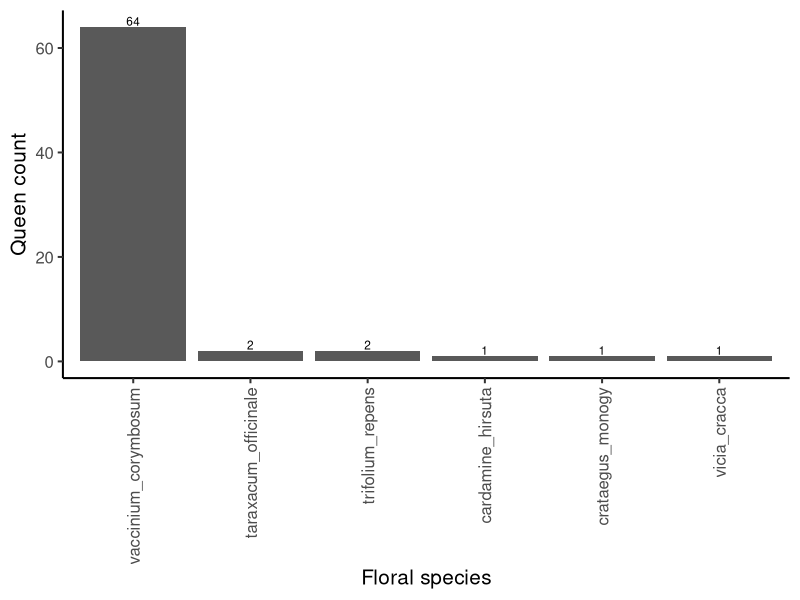
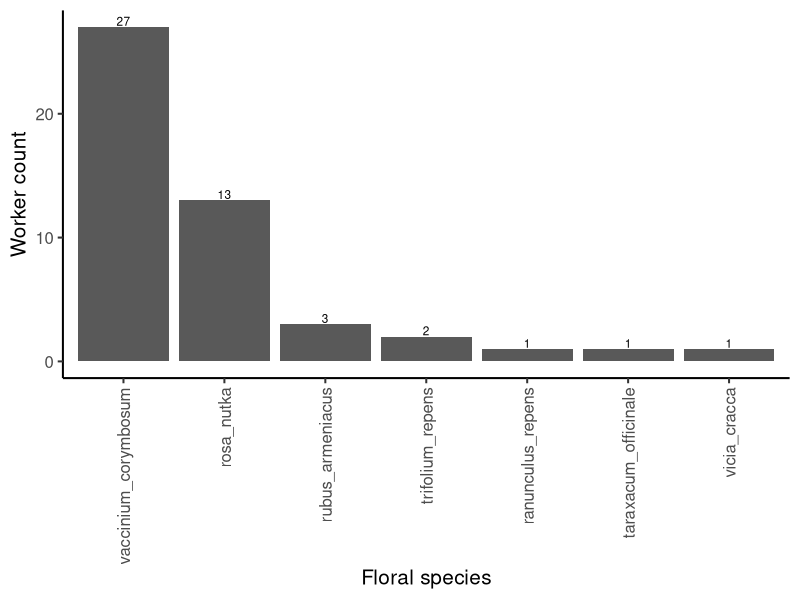
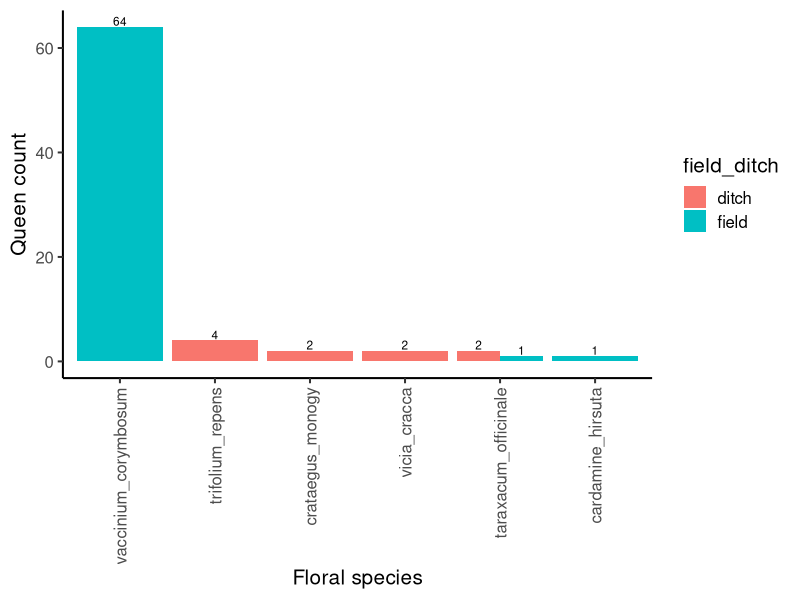
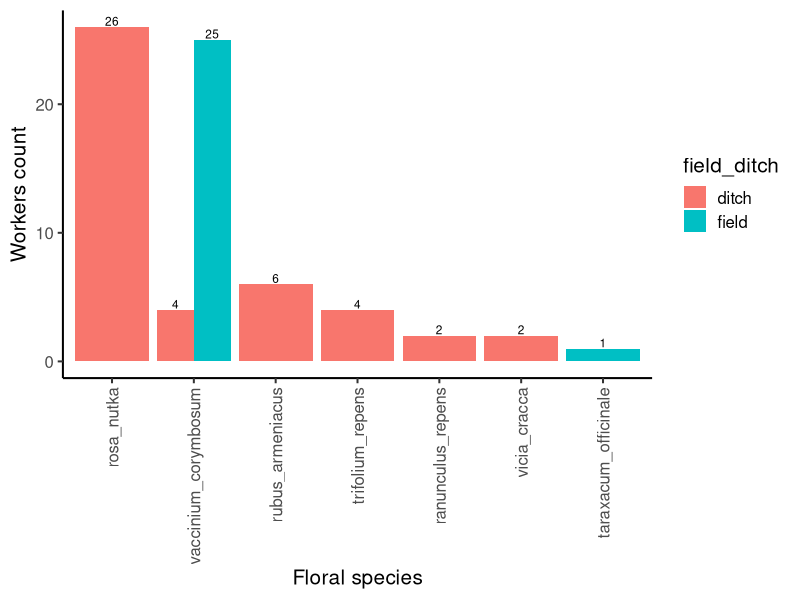
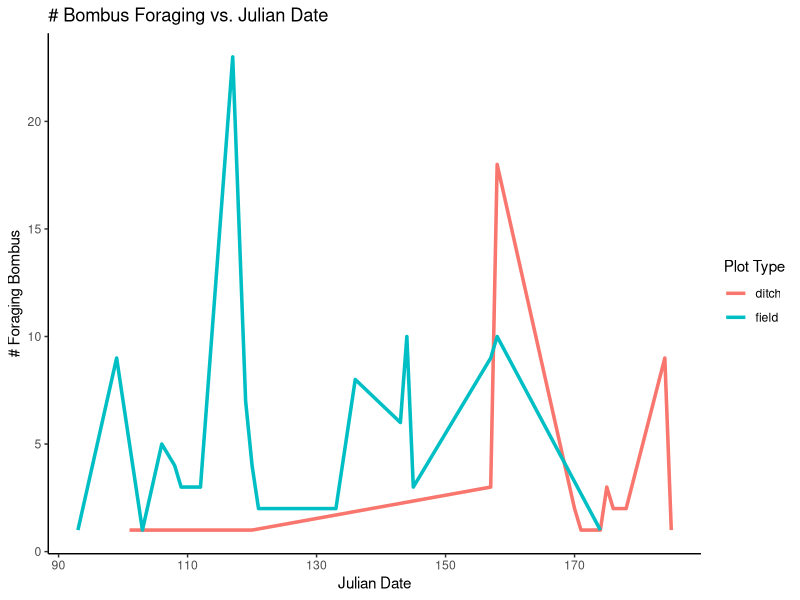
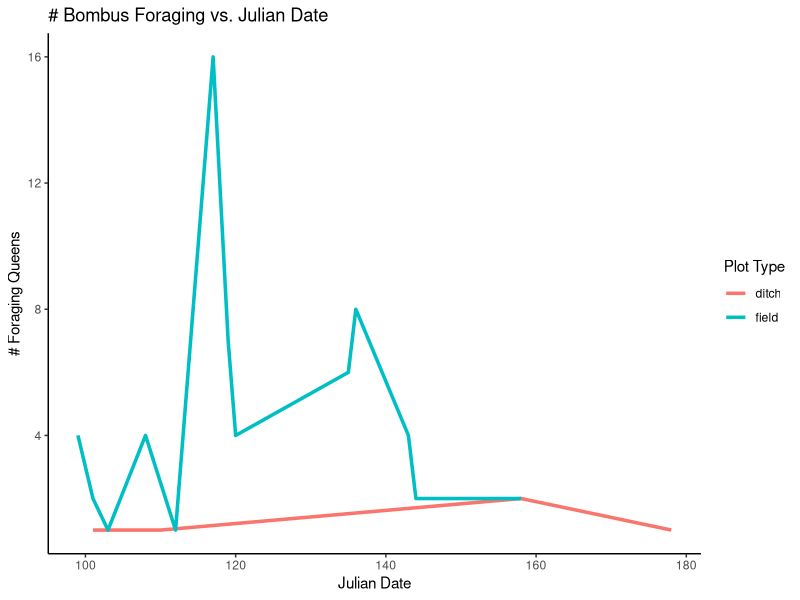
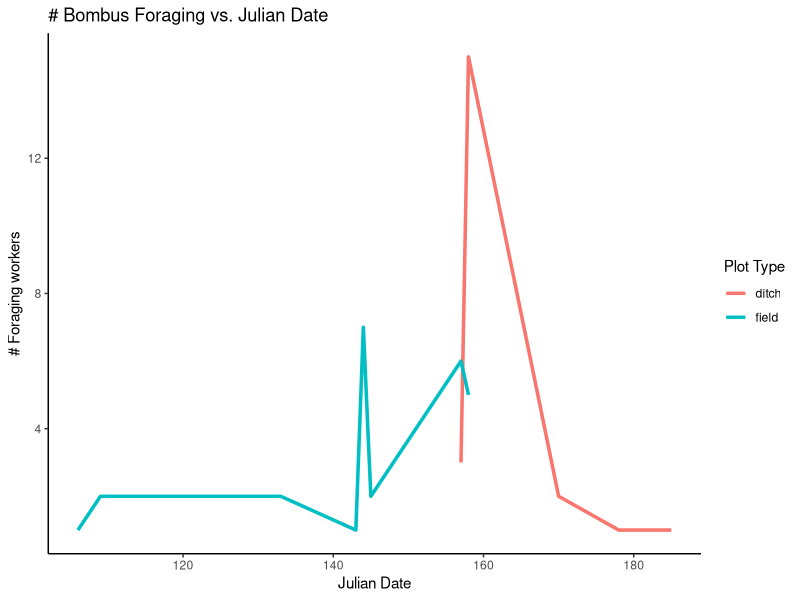
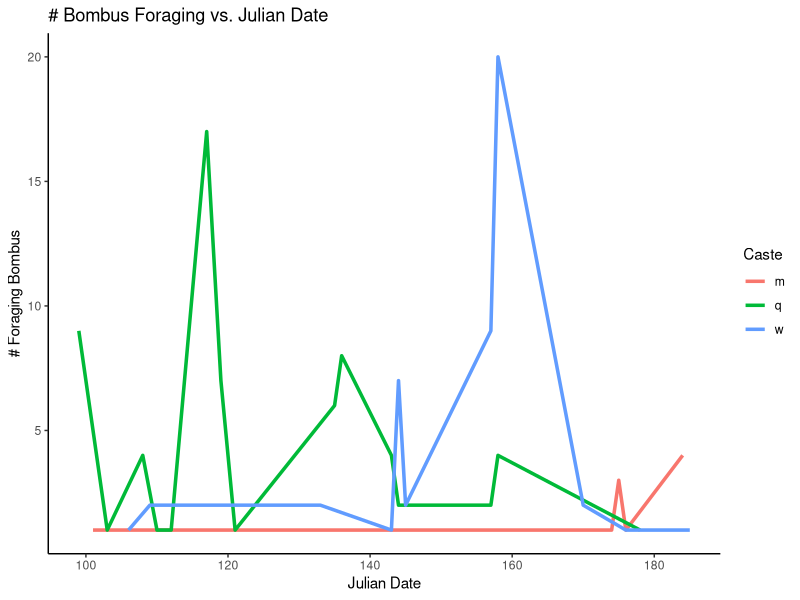

The R source for these figures, in order:
## ---- chunk 1
knitr::opts_chunk$set(echo = TRUE)
knitr::opts_knit$set(root.dir = "~/Library/CloudStorage/OneDrive-UBC/MSc/12_analysis/rodent-bee-blueberry")
## ---- chunk 2
#load packages
library(ggplot2) #for plots
library(dplyr) #for working with dataframes
library(tidyr) #for working with datasets
library(lme4) #for mixed effects models
library(ggpubr) #for adding significance asterisks to graph
library(stringr)
library(lubridate)

#read in data
data <- read.csv("06_cleandata/combined_plot_data.csv")
rodent <- read.csv("06_cleandata/rodent_clean.csv")

#change character columns to factors
data <- data %>%
   mutate(
     site_id = as.factor(site_id),
     round = as.factor(round),
     plot_id = as.factor(plot_id),
     bee_date = as.Date(bee_date),
     area = as.factor(area))

#add column for ditch vs field
##in overall data
data <- data %>%
  mutate(field_ditch = case_when(
    str_detect(plot_id, "p1|p2") ~ "field",
    str_detect(plot_id, "d") ~ "ditch",
    TRUE ~ NA_character_
  ))

##in rodent data
rodent <- rodent %>%
  mutate(field_ditch = case_when(
    str_detect(plot_id, "p1|p2") ~ "field",
    str_detect(plot_id, "d") ~ "ditch",
    TRUE ~ NA_character_
  ))
## ---- chunk 3
bee <- read.csv("06_cleandata/bee_clean.csv")
##add ditch vs field column
bee <- bee %>%
  mutate(field_ditch = case_when(
    str_detect(plot_id, "p1|p2") ~ "field",
    str_detect(plot_id, "d") ~ "ditch",
    TRUE ~ NA_character_
  ))


#add column for julian date
bee$julian.date <- yday(bee$date)

#filter to queens and workers
queens <- bee %>%
  filter(caste == "q", flower_species != "" & !is.na(flower_species))
workers <- bee %>%
  filter(caste == "w", flower_species != "" & !is.na(flower_species))
## ---- chunk 4
queens %>%
  count(flower_species, name = "count") %>%
  mutate(flower_species = reorder(flower_species, -count)) %>%
  ggplot(aes(flower_species, count)) +
  geom_bar(stat = "identity") +
  geom_text(aes(label = count), vjust = -0.15, size = 3) +
  theme_classic(base_size = 15) +
  xlab("Floral species") +
  ylab("Queen count") +
  theme(axis.text.x = element_text(angle = 90, vjust = 0.5, hjust = 1))
## ---- chunk 5
workers %>%
  count(flower_species, name = "count") %>%
  mutate(flower_species = reorder(flower_species, -count)) %>%
  ggplot(aes(flower_species, count)) +
  geom_bar(stat = "identity") +
  geom_text(aes(label = count), vjust = -0.15, size = 3) +
  theme_classic(base_size = 15) +
  xlab("Floral species") +
  ylab("Worker count") +
  theme(axis.text.x = element_text(angle = 90, vjust = 0.5, hjust = 1))
## ---- chunk 6
queens %>%
  count(flower_species, field_ditch, name = "count") %>%
  mutate(adjusted_count = case_when( ##adjust count for sampling effort (2x as many field plots as ditch plots)
    field_ditch == "field" ~ count * 1,
    field_ditch == "ditch" ~ count * 2
  )) %>%
  mutate(flower_species = reorder(flower_species, -adjusted_count)) %>%
  ggplot(aes(flower_species, adjusted_count, fill = field_ditch)) +
  geom_bar(stat = "identity", position = "dodge") +
  geom_text(aes(label = adjusted_count), 
            position = position_dodge(width = 0.9),
            vjust = -0.15, 
            size = 3) +
  theme_classic(base_size = 15) +
  xlab("Floral species") +
  ylab("Queen count") +
  theme(axis.text.x = element_text(angle = 90, vjust = 0.5, hjust = 1))
## ---- chunk 7
workers %>%
  count(flower_species, field_ditch, name = "count") %>%
  mutate(adjusted_count = case_when( ##adjust count for sampling effort (2x as many field plots as ditch plots)
    field_ditch == "field" ~ count * 1,
    field_ditch == "ditch" ~ count * 2
  )) %>%
  mutate(flower_species = reorder(flower_species, -adjusted_count)) %>%
  ggplot(aes(flower_species, adjusted_count, fill = field_ditch)) +
  geom_bar(stat = "identity", position = "dodge") +
  geom_text(aes(label = adjusted_count), 
            position = position_dodge(width = 0.9),
            vjust = -0.15, 
            size = 3) +
  theme_classic(base_size = 15) +
  xlab("Floral species") +
  ylab("Workers count") +
  theme(axis.text.x = element_text(angle = 90, vjust = 0.5, hjust = 1))
## ---- chunk 8

# Step 1: Filter and summarize data
foraging_summary <- bee %>%
  filter(behaviour == "foraging") %>%
  count(julian.date, field_ditch, name = "n_foraging")

# Step 2: Plot
ggplot(foraging_summary, aes(x = julian.date, y = n_foraging, color = field_ditch)) +
  geom_line(size = 1.2) +
  labs(
    title = "# Bombus Foraging vs. Julian Date",
    x = "Julian Date",
    y = "# Foraging Bombus",
    color = "Plot Type"
  ) +
  theme_classic()
## ---- chunk 9
# Step 1: Filter and summarize data
foraging_queen_summary <- queens %>%
  filter(behaviour == "foraging") %>%
  count(julian.date, field_ditch, name = "n_foraging")

# Step 2: Plot
ggplot(foraging_queen_summary, aes(x = julian.date, y = n_foraging, color = field_ditch)) +
  geom_line(size = 1.2) +
  labs(
    title = "# Bombus Foraging vs. Julian Date",
    x = "Julian Date",
    y = "# Foraging Queens",
    color = "Plot Type"
  ) +
  theme_classic()
## ---- chunk 10
# Step 1: Filter and summarize data
foraging_worker_summary <- workers %>%
  filter(behaviour == "foraging") %>%
  count(julian.date, field_ditch, name = "n_foraging")

# Step 2: Plot
ggplot(foraging_worker_summary, aes(x = julian.date, y = n_foraging, color = field_ditch)) +
  geom_line(size = 1.2) +
  labs(
    title = "# Bombus Foraging vs. Julian Date",
    x = "Julian Date",
    y = "# Foraging workers",
    color = "Plot Type"
  ) +
  theme_classic()
## ---- chunk 11
# Step 1: Filter and summarize data
foraging_caste_summary <- bee %>%
  filter(behaviour == "foraging") %>%
  filter(caste != "")%>%
  count(julian.date, caste, name = "n_foraging")

# Step 2: Plot
ggplot(foraging_caste_summary, aes(x = julian.date, y = n_foraging, color = caste)) +
  geom_line(size = 1.2) +
  labs(
    title = "# Bombus Foraging vs. Julian Date",
    x = "Julian Date",
    y = "# Foraging Bombus",
    color = "Caste"
  ) +
  theme_classic()
## ---- chunk 12
#load data
floral <- read.csv("06_cleandata/floral_clean.csv")

#add column for julian date
floral$julian.date <- yday(floral$date)

# Step 1: Filter and summarize data
vaco_summary <- floral %>%
  filter(flower_code == "vaco") %>%
  group_by(julian.date) %>%
  summarise(vaco_abun = sum(abundance), .groups = "drop") 

# Step 2: Plot
ggplot(vaco_summary, aes(x = julian.date, y = vaco_abun)) +
  geom_line(size = 1.2) +
  labs(
    title = "VACO abundance vs Julian Date",
    x = "Julian Date",
    y =  "VACO abundance"
  ) +
  theme_classic()
## ---- chunk 13
# Step 1: Filter and summarize data
vacoforaging_caste_summary <- bee %>%
  filter(behaviour == "foraging") %>%
  filter(flower_code == "vaco") %>%
  filter(caste != "")%>%
  count(julian.date, caste, name = "n_foraging_vaco")

# Step 2: Plot
ggplot(vacoforaging_caste_summary, aes(x = julian.date, y = n_foraging_vaco, color = caste)) +
  geom_line(size = 1.2) +
  labs(
    title = "# Bombus Foraging on VACO vs. Julian Date",
    x = "Julian Date",
    y = "# Bombus foraging on vaco",
    color = "Caste"
  ) +
  theme_classic()
## ---- chunk 14
# Step 1: Filter and summarize data
vacoforaging_caste_summary <- bee %>%
  filter(behaviour == "foraging") %>%
  filter(flower_code == "vaco") %>%
  filter(caste != "")%>%
  count(caste, name = "n_foraging_vaco")

# Step 2: Plot
ggplot(vacoforaging_caste_summary, aes(x = caste, y = n_foraging_vaco, fill = caste)) +
  geom_bar(stat = "identity") +
  labs(
    title = "# Bombus Foraging on VACO vs. Caste",
    x = "Caste",
    y = "# Bombus foraging on vaco"
  ) +
  theme_classic()
